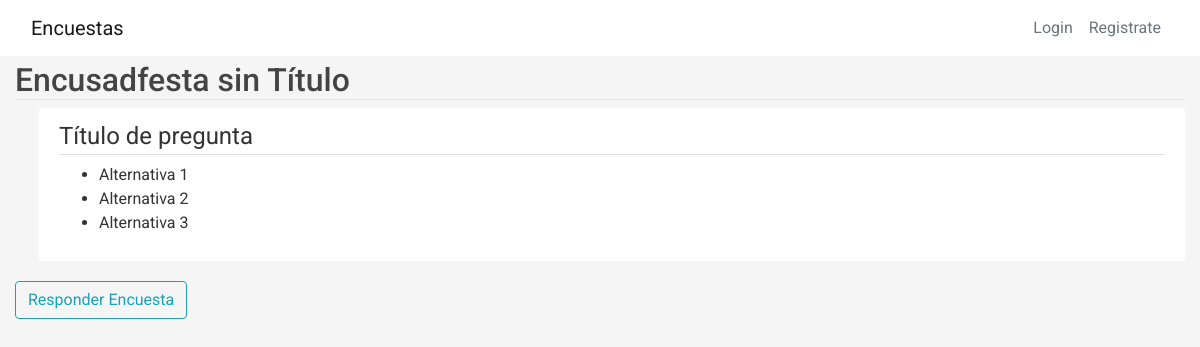
/encuesta/1, run on the app's committed database.
### encuestas/models.py (models this page shows)
class Encuesta(db.Model):
    id = db.Column(db.Integer, primary_key = True)
    title = db.Column(db.String(100),nullable = False)
    description = db.Column(db.String(1000), nullable = False)
    image_file = db.Column(db.String(20), nullable=False, default='default.jpg')
    date_created = db.Column(db.DateTime, nullable = False, default = datetime.utcnow)
    date_posted = db.Column(db.DateTime, default = datetime.utcnow)
    user_id = db.Column(db.Integer, db.ForeignKey('user.id'),nullable = False)
    preguntas = db.relationship('Pregunta', backref = 'content', lazy = True)
    estado =  db.Column(db.String(100), default = "creada")
    categoria = db.Column(db.String(100),default = "Categoría" , nullable=False)

class Pregunta(db.Model):
    id = db.Column(db.Integer, primary_key = True)
    title = db.Column(db.String(100), nullable = False)
    encuesta_id = db.Column(db.Integer, db.ForeignKey('encuesta.id'), nullable = False)
    items = db.relationship('Item', backref = 'options', lazy = True)

class Item(db.Model):
    id = db.Column(db.Integer, primary_key = True)
    description = db.Column(db.String(1000), nullable = False)
    pregunta_id = db.Column(db.Integer, db.ForeignKey('pregunta.id'), nullable = False)

### encuestas/routes.py (the view, shortened to what this page needs)
@app.route("/encuesta/<int:encuesta_id>", methods=['GET', 'POST'])
def encuesta(encuesta_id):
    encuesta = Encuesta.query.get_or_404(encuesta_id)
    preguntas = Pregunta.query.filter_by(encuesta_id = encuesta_id)
    id_preguntas = []
    for preg in preguntas:
        id_preguntas.append(preg.id)
    items = Item.query.filter(Item.pregunta_id.in_(id_preguntas))
    boton_editar = False
    boton_respuestas = False
    return render_template('encuesta.html',
        title= 'Encuesta',
        encuesta = encuesta,
        preguntas = preguntas,
        items = items,
        boton_editar = boton_editar,
        boton_respuestas = boton_respuestas
    )

### encuestas/templates/encuesta.html (shortened to what this page needs)
{% extends "layout.html" %} {% block content %}
<h2 class="border-bottom mb-2">{{ encuesta.title}}</h2>
{%for pregunta in preguntas%}
<div class="content-section ml-4">
    <fieldset class="form-group mb-0">
        <legend class="border-bottom">{{pregunta.title}}</legend>
    </fieldset>
    <ul>
        {%for item in items%} {%if pregunta.id == item.pregunta_id%}
        <li>{{item.description}}</li>
        {%endif%} {%endfor%}
    </ul>
</div>
{%endfor%}
{%if encuesta.estado == "publicada"%}
<a class="btn btn-outline-info"
   href="{{ url_for('responder_encuesta', encuesta_id=encuesta.id) }}">Responder Encuesta</a>
{%endif%}
{% endblock content %}

### encuestas/static/main.css (style rules this page uses)
body { font-family: "Roboto", sans-serif; font-weight: 400; background: #f5f5f5; color: #333; margin-top: 3.4rem; box-sizing: border-box; }
h1, h2, h3, h4, h5, h6 { color: #444444; }
.content-section { background: #ffffff; padding: 10px 20px; border-radius: 3px; margin-bottom: 20px; }
.gap-4 { gap: 0.4rem; }
html, body { width: 100%; height: 100%; }

### data on the page
Encuesta: title "Encusadfesta sin Título"
Pregunta: title "Título de pregunta"
Item: description "Alternativa 1"
Item: description "Alternativa 2"
Item: description "Alternativa 3"
